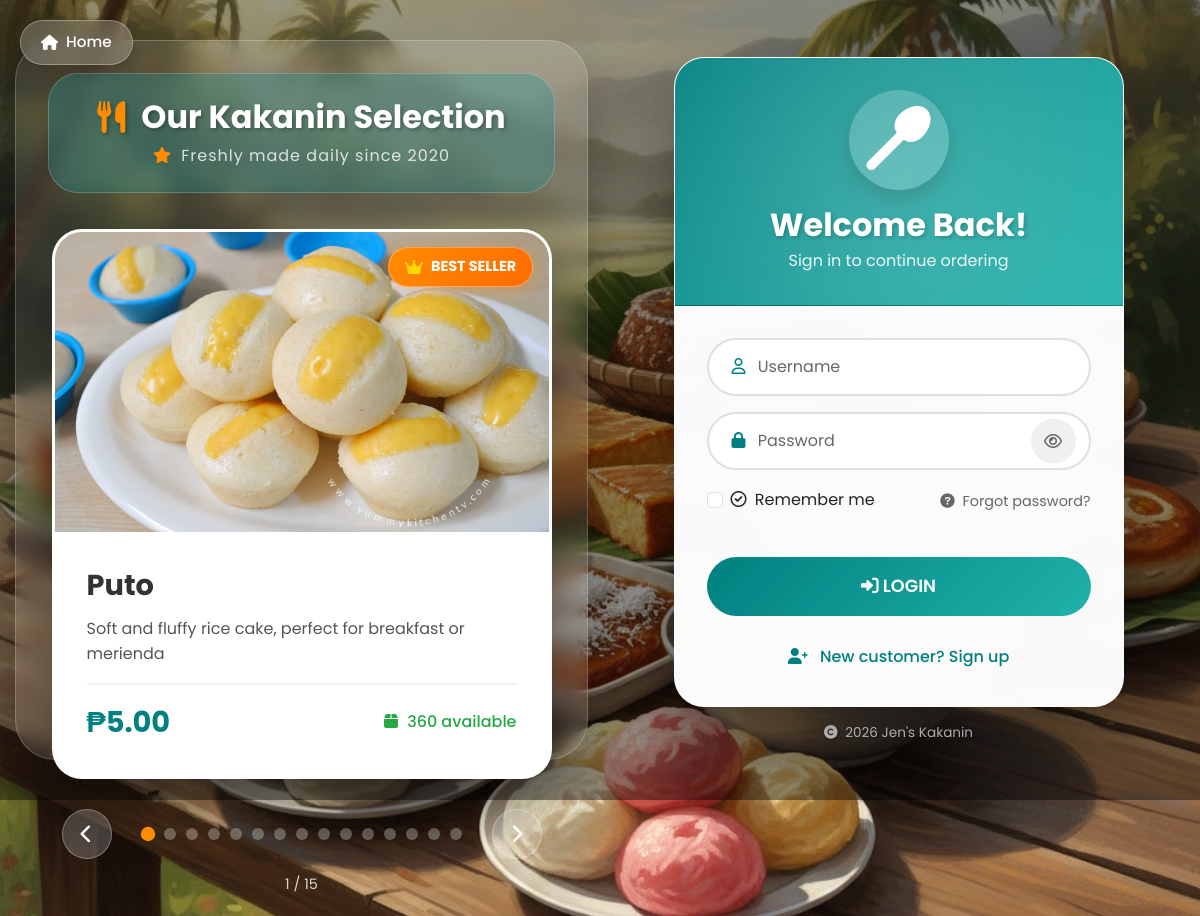
The page /login.php on the database its author committed.
### tables this page shows
CREATE TABLE `tbl_products` (
  `id` int(11) NOT NULL AUTO_INCREMENT,
  `name` varchar(100) NOT NULL,
  `description` text DEFAULT NULL,
  `price` decimal(10,2) NOT NULL,
  `stock` int(11) NOT NULL DEFAULT 0,
  `low_stock_threshold` int(11) DEFAULT 10,
  `image` varchar(255) DEFAULT NULL,
  `created_at` timestamp NOT NULL DEFAULT current_timestamp(),
  `updated_at` timestamp NOT NULL DEFAULT current_timestamp() ON UPDATE current_timestamp(),
  PRIMARY KEY (`id`),
  UNIQUE KEY `unique_product_name` (`name`)
);

### login.php (the view, shortened to what this page needs)
<?php
require_once 'includes/config.php';
$saved_username = $_COOKIE['remember_customer'] ?? '';
$products = $pdo->query("
    SELECT p.*,
    DATEDIFF(NOW(), p.created_at) <= 7 as is_new,
    COALESCE(SUM(oi.quantity), 0) as total_ordered
    FROM tbl_products p
    LEFT JOIN tbl_order_items oi ON p.id = oi.product_id
    GROUP BY p.id
    ORDER BY total_ordered DESC, name ASC
")->fetchAll();
?>
<!DOCTYPE html>
<html lang="en">
<head>
    <link href="https://cdn.jsdelivr.net/npm/bootstrap@5.3.0/dist/css/bootstrap.min.css" rel="stylesheet">
    <link rel="stylesheet" href="https://cdnjs.cloudflare.com/ajax/libs/font-awesome/6.0.0/css/all.min.css">
    <link href="https://unpkg.com/aos@2.3.1/dist/aos.css" rel="stylesheet">
    <link rel="stylesheet" href="https://cdnjs.cloudflare.com/ajax/libs/animate.css/4.1.1/animate.min.css"/>
</head>
<body>
    <div class="particles">
    </div>
    <div class="home-button-container">
        <a href="/" class="btn-home">
            <i class="fas fa-home"></i>
            <span>Home</span>
        </a>
    </div>
    <div class="split-container">
        <div class="row g-4 align-items-center">
            <div class="col-lg-6 order-lg-1 order-2">
                <div class="product-showcase">
                    <div class="showcase-header">
                        <h2>
                            <i class="fas fa-utensils"></i>
                            Our Kakanin Selection
                        </h2>
                        <div class="showcase-subtitle">
                            <i class="fas fa-star me-1" style="color: #ff8c00;"></i>
                            Freshly made daily since 2020
                        </div>
                    </div>
                    <div class="carousel-container">
                        <?php foreach ($products as $index => $product):
                            $desc = $product['description'] ? htmlspecialchars($product['description']) : 'No description available.';
                            $isBestSeller = $index < 3 && $product['total_ordered'] > 0;
                            $imagePath = 'assets/images/' . $product['image'];
                            $imageFile = $_SERVER['DOCUMENT_ROOT'] . '/assets/images/' . $product['image'];
                        ?>
                        <div class="product-slide <?php echo $index === 0 ? 'active' : ''; ?>" data-index="<?php echo $index; ?>">
                            <div class="product-card">
                                <div class="badge-container">
                                    <div class="badge-right">
                                        <?php if ($isBestSeller): ?>
                                            <span class="best-seller-badge">
                                            </span>
                                        <?php endif; ?>
                                    </div>
                                </div>
                                <div class="product-image">
                                    <?php if ($product['image'] && file_exists($imageFile)): ?>
                                        <img src="<?php echo $imagePath; ?>"
                                             alt="<?php echo htmlspecialchars($product['name']); ?>">
                                    <?php else: ?>
                                        <div style="width:100%; height:100%; background: linear-gradient(135deg, #ddd, #eee); display:flex; align-items:center; justify-content:center;">
                                            <i class="fas fa-image fa-4x" style="color: #999;"></i>
                                        </div>
                                    <?php endif; ?>
                                </div>
                                <div class="product-details">
                                    <div class="product-name">
                                        <?php echo htmlspecialchars($product['name']); ?>
                                    </div>
                                    <div class="product-description">
                                        <?php echo nl2br($desc); ?>
                                    </div>
                                    <div class="product-meta">
                                        <span class="product-price">₱<?php echo number_format($product['price'], 2); ?></span>
                                        <span class="product-stock">
                                            <i class="fas fa-box"></i>
                                            <?php echo $product['stock']; ?> available
                                        </span>
                                    </div>
                                </div>
                            </div>
                        </div>
                        <?php endforeach; ?>
                        <div class="carousel-controls">
                            <button class="carousel-btn" id="prevBtn">
                                <i class="fas fa-chevron-left"></i>
                            </button>
                            <div class="carousel-dots" id="carouselDots">
                                <?php foreach ($products as $index => $product): ?>
                                    <span class="dot <?php echo $index === 0 ? 'active' : ''; ?>" data-index="<?php echo $index; ?>"></span>
                                <?php endforeach; ?>
                            </div>
                            <button class="carousel-btn" id="nextBtn">
                                <i class="fas fa-chevron-right"></i>
                            </button>
                        </div>
                        <div class="slide-counter">
                            <span id="currentSlide">1</span> / <span id="totalSlides"><?php echo count($products); ?></span>
                        </div>
                    </div>
                </div>
            </div>
            <div class="col-lg-6 order-lg-2 order-1">
                <div class="card login-card">
                    <div class="card-header">
                        <div class="brand-icon">
                            <i class="fas fa-utensil-spoon"></i>
                        </div>
                        <h3>Welcome Back!</h3>
                        <p style="color: rgba(255,255,255,0.9);">Sign in to continue ordering</p>
                    </div>
                    <div class="card-body">
                        <form method="post" id="loginForm">
                            <div class="form-floating mb-3">
                                <input type="text" class="form-control" id="username" name="username"
                                       placeholder="Username" required
                                       value="<?php echo htmlspecialchars($saved_username); ?>">
                                <label for="username"><i class="far fa-user"></i> Username</label>
                            </div>
                            <div class="form-floating mb-3 position-relative">
                                <input type="password" class="form-control" id="password" name="password"
                                       placeholder="Password" required>
                                <label for="password"><i class="fas fa-lock"></i> Password</label>
                                <span class="password-toggle" onclick="togglePassword('password', this)">
                                    <i class="far fa-eye"></i>
                                </span>
                            </div>
                            <div class="d-flex justify-content-between align-items-center mb-4">
                                <div class="form-check">
                                    <input class="form-check-input" type="checkbox" name="remember" id="remember"
                                           <?php echo $saved_username ? 'checked' : ''; ?>>
                                    <label class="form-check-label" for="remember">
                                        <i class="far fa-check-circle me-1"></i> Remember me
                                    </label>
                                </div>
                                <div class="forgot-link">
                                    <a href="/forgot-password">
                                        <i class="fas fa-question-circle me-1"></i> Forgot password?
                                    </a>
                                </div>
                            </div>
                            <button type="submit" class="btn-login" id="loginBtn">
                                <i class="fas fa-sign-in-alt"></i> LOGIN
                            </button>
                            <div class="signup-link text-center">
                                <a href="/signup">
                                    <i class="fas fa-user-plus me-2"></i> New customer? Sign up
                                </a>
                            </div>
                        </form>
                    </div>
                </div>
                <footer>
                    <i class="fas fa-copyright me-1"></i> <?php echo date('Y'); ?> Jen's Kakanin
                </footer>
            </div>
        </div>
    </div>
</body>
</html>

### rows shown on the page
tbl_products: image (picture), name "Puto", description "Soft and fluffy rice cake, perfect for breakfast or merienda", price "5.00", stock "360"

### other values the page prints
count($products) "15"
